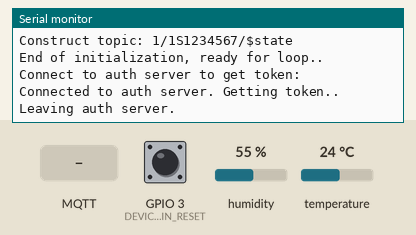
A sketch run on a simulated ESP8266 (NodeMCU). Parts: the last lines printed to the serial monitor. The inputs (shaded band) are chosen by the test bench; at power-on: GPIO 3 (DEVICE_PIN_RESET) HIGH, humidity 55 %, temperature 24 °C. Uploads are accepted with an empty reply; storage starts empty; no MQTT or app messages arrive unless stated. At 18.5 s the program restarts the board; the recording ends there.

Above: at 5.2 s.
5.3 s: MQTT message "true" arrives on the first subscribed topic
At 7.5 s:
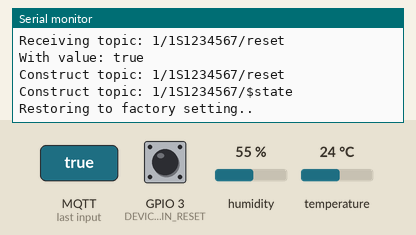
7.9 s: MQTT message "1" arrives on the first subscribed topic
At 11.3 s:
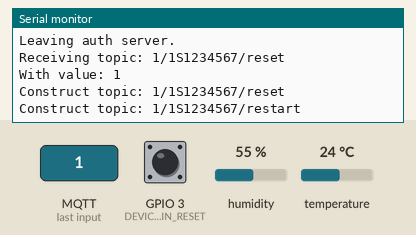
11.6 s: MQTT message "on" arrives on the first subscribed topic
At 12.58 s:
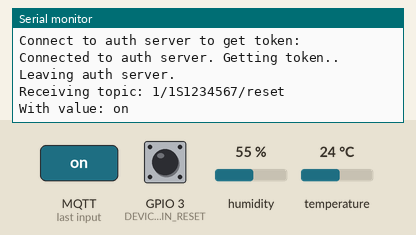
14.0 s: MQTT message "off" arrives on the first subscribed topic
At 14.98 s:
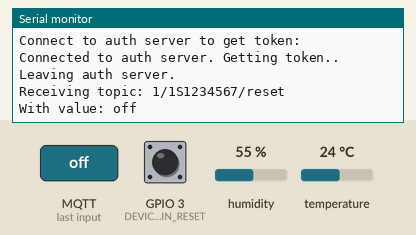
16.4 s: MQTT message "true" arrives on the second subscribed topic
At 18.2 s:
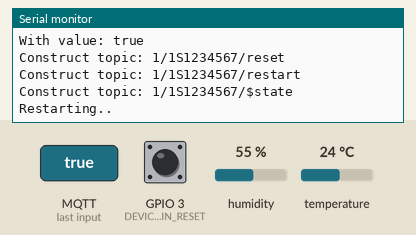

The sketch:

HumidityTemperature_DHT22_Single.ino
```cpp
/*
 *  DHT22 sensor example with ESP32:
 *
 *  1. Publish message every sensorDelayMS to "/sensor/temp" and "/sensor/humid" for temperature and humidity.
 *  2. Connect DHT22 data out to GPIO0.
 *  3. This example use Adafruit unified sensor library for DHT22 reading, hence you must install it first.
 *
 */
#include "M1128.h"
#include <Adafruit_Sensor.h>
#include <DHT.h>
#include <DHT_U.h>

#define DEBUG true
#define DEBUG_BAUD 9600

#define DEVELOPER_ROOT "1"
#define DEVELOPER_USER "dmI0OkvoFRLRzHu3J3tEWQbIXQwDeF9q"
#define DEVELOPER_PASS "dyUiAb1cjkS8FRrokTXxtY1s4DUmOJsa"

#define WIFI_DEFAULT_SSID "SmartDHT22"
#define WIFI_DEFAULT_PASS "abcd1234"

#define DEVICE_PIN_RESET 3
#define SEND_INTERVAL     60000     // send data to mqtt broker interval
#define DHTPIN            0         // Pin which is connected to the DHT sensor.
#define DHTTYPE           DHT22     // DHT 22 (AM2302)

HardwareSerial *SerialDEBUG = &Serial;
M1128 iot;

DHT_Unified dht(DHTPIN, DHTTYPE);
unsigned int sensorDelayMS = 0;
unsigned int sensorCurMillis = 0;
unsigned int sensorPrevMillis = 0;
char resultT[7]; // Buffer big enough for 6-character float
char resultH[7]; // Buffer big enough for 6-character float

void setup() {
  if (DEBUG) {
    //SerialDEBUG->begin(DEBUG_BAUD, SERIAL_8N1, SERIAL_TX_ONLY); // for ESP8266
    SerialDEBUG->begin(DEBUG_BAUD, SERIAL_8N1); // for ESP32
    while (!SerialDEBUG);
    SerialDEBUG->println(F("Initializing.."));
  }
  pinMode(DHTPIN,INPUT_PULLUP);
  pinMode(DEVICE_PIN_RESET, FUNCTION_3);
  iot.pinReset = DEVICE_PIN_RESET;
  iot.prod = true;
  iot.cleanSession = true;
  iot.setWill = true;
  iot.apConfigTimeout = 300000;
  iot.wifiConnectTimeout = 120000;
  iot.devConfig(DEVELOPER_ROOT,DEVELOPER_USER,DEVELOPER_PASS);
  iot.wifiConfig(WIFI_DEFAULT_SSID,WIFI_DEFAULT_PASS);

  iot.onReceive = callbackOnReceive;
  iot.onConnect = callbackOnConnect;
  iot.onReconnect = callbackOnReconnect;
  iot.onAPConfigTimeout = callbackOnAPConfigTimeout;
  iot.onWiFiConnectTimeout = callbackOnWiFiConnectTimeout;

  initSensors();
  iot.init(DEBUG?SerialDEBUG:NULL);
  delay(10);
}

void loop() {
  iot.loop();
  if (iot.isReady) {
    measureSensors();
    sendData();
  }
}

void initSensors() {
  // Print temperature sensor details.
  dht.begin();
  sensorPrevMillis = 0;
  sensor_t sensor;
  dht.temperature().getSensor(&sensor);
  SerialDEBUG->println(F("------------------------------------"));
  SerialDEBUG->println(F("Temperature"));
  SerialDEBUG->print  (F("Sensor:       ")); SerialDEBUG->println(sensor.name);
  SerialDEBUG->print  (F("Driver Ver:   ")); SerialDEBUG->println(sensor.version);
  SerialDEBUG->print  (F("Unique ID:    ")); SerialDEBUG->println(sensor.sensor_id);
  SerialDEBUG->print  (F("Max Value:    ")); SerialDEBUG->print(sensor.max_value); SerialDEBUG->println(F("°C"));
  SerialDEBUG->print  (F("Min Value:    ")); SerialDEBUG->print(sensor.min_value); SerialDEBUG->println(F("°C"));
  SerialDEBUG->print  (F("Resolution:   ")); SerialDEBUG->print(sensor.resolution); SerialDEBUG->println(F("°C"));
  SerialDEBUG->println(F("------------------------------------"));
  // Print humidity sensor details.
  dht.humidity().getSensor(&sensor);
  SerialDEBUG->println(F("------------------------------------"));
  SerialDEBUG->println(F("Humidity"));
  SerialDEBUG->print  (F("Sensor:       ")); SerialDEBUG->println(sensor.name);
  SerialDEBUG->print  (F("Driver Ver:   ")); SerialDEBUG->println(sensor.version);
  SerialDEBUG->print  (F("Unique ID:    ")); SerialDEBUG->println(sensor.sensor_id);
  SerialDEBUG->print  (F("Max Value:    ")); SerialDEBUG->print(sensor.max_value); SerialDEBUG->println(F("%"));
  SerialDEBUG->print  (F("Min Value:    ")); SerialDEBUG->print(sensor.min_value); SerialDEBUG->println(F("%"));
  SerialDEBUG->print  (F("Resolution:   ")); SerialDEBUG->print(sensor.resolution); SerialDEBUG->println(F("%"));
  SerialDEBUG->println(F("------------------------------------"));
  // Set delay between sensor readings based on sensor details.
  sensorDelayMS = sensor.min_delay / 1000;
  //sensorDelayMS = 60000;
}

void measureSensors() {
  delay(sensorDelayMS);
  sensors_event_t event;
  // Get temperature event and print its value.
  dht.temperature().getEvent(&event);
  if (isnan(event.temperature)) {
    SerialDEBUG->println(F("Error reading temperature!"));
  }
  else {
    dtostrf(event.temperature, 4, 2, resultT);
    SerialDEBUG->print(F("Temperature: "));
    SerialDEBUG->print(resultT);
    SerialDEBUG->println(F("°C"));
  }
  // Get humidity event and print its value.
  dht.humidity().getEvent(&event);
  if (isnan(event.relative_humidity)) {
    SerialDEBUG->println(F("Error reading humidity!"));
  }
  else {
    dtostrf(event.relative_humidity, 4, 2, resultH);
    SerialDEBUG->print(F("Humidity: "));
    SerialDEBUG->print(resultH);
    SerialDEBUG->println(F("%"));
  }
}

void sendData() {
  sensorCurMillis = millis();
  int32_t tframe = sensorCurMillis - sensorPrevMillis;
  if (tframe > SEND_INTERVAL || tframe == 0 || sensorPrevMillis==0) {
    sensorPrevMillis = sensorCurMillis;
    if (iot.mqtt->connected()) {
      iot.mqtt->publish(iot.constructTopic("sensor/temp"), resultT, true);
      iot.mqtt->publish(iot.constructTopic("sensor/humid"), resultH, true);
    }
  }
}

void callbackOnReceive(char* topic, byte* payload, unsigned int length) {
  String strPayload;
  strPayload.reserve(length);
  for (uint32_t i = 0; i < length; i++) strPayload += (char)payload[i];

  if (DEBUG) {
    SerialDEBUG->print(F("Receiving topic: "));
    SerialDEBUG->println(topic);
    SerialDEBUG->print(F("With value: "));
    SerialDEBUG->println(strPayload);
  }
  if (strcmp(topic,iot.constructTopic("reset"))==0 && strPayload=="true") iot.reset();
  else if (strcmp(topic,iot.constructTopic("restart"))==0 && strPayload=="true") iot.restart();
}

void callbackOnConnect() {
  initPublish();
  initSubscribe();
}

void callbackOnReconnect() {
  initSubscribe();
}

void callbackOnAPConfigTimeout() {
  iot.restart();
}

void callbackOnWiFiConnectTimeout() {
  iot.restart();
  //ESP.deepSleep(300000000); // sleep for 5 minutes
}

void publishState(const char* state) {
  if (iot.mqtt->connected()) iot.mqtt->publish(iot.constructTopic("$state"), state, true);
}

void initPublish() {
  if (iot.mqtt->connected()) {
    iot.mqtt->publish(iot.constructTopic("$state"), "init", false);
    iot.mqtt->publish(iot.constructTopic("$sammy"), "1.0.0", false);
    iot.mqtt->publish(iot.constructTopic("$name"), "Smart DHT22", false);
    iot.mqtt->publish(iot.constructTopic("$model"), "SAM-DHT22", false);
    iot.mqtt->publish(iot.constructTopic("$mac"), WiFi.macAddress().c_str(), false);
    iot.mqtt->publish(iot.constructTopic("$localip"), WiFi.localIP().toString().c_str(), false);
    iot.mqtt->publish(iot.constructTopic("$fw/name"), "DHT22", false);
    iot.mqtt->publish(iot.constructTopic("$fw/version"), "1.00", false);
    iot.mqtt->publish(iot.constructTopic("$reset"), "true", false);
    iot.mqtt->publish(iot.constructTopic("$restart"), "true", false);
    iot.mqtt->publish(iot.constructTopic("$nodes"), "sensor", false);

  //define node "sensor"
    iot.mqtt->publish(iot.constructTopic("sensor/$name"), "Sensor", false);
    iot.mqtt->publish(iot.constructTopic("sensor/$type"), "Sensor-01", false);
    iot.mqtt->publish(iot.constructTopic("sensor/$properties"), "temp,humid", false);

    iot.mqtt->publish(iot.constructTopic("sensor/temp/$name"), "Temperature", false);
    iot.mqtt->publish(iot.constructTopic("sensor/temp/$settable"), "false", false);
    iot.mqtt->publish(iot.constructTopic("sensor/temp/$retained"), "true", false);
    iot.mqtt->publish(iot.constructTopic("sensor/temp/$datatype"), "float", false);
    iot.mqtt->publish(iot.constructTopic("sensor/temp/$unit"), "°C", false);
    iot.mqtt->publish(iot.constructTopic("sensor/temp/$format"), "-40:125", false);

    iot.mqtt->publish(iot.constructTopic("sensor/humid/$name"), "Humidity", false);
    iot.mqtt->publish(iot.constructTopic("sensor/humid/$settable"), "false", false);
    iot.mqtt->publish(iot.constructTopic("sensor/humid/$retained"), "true", false);
    iot.mqtt->publish(iot.constructTopic("sensor/humid/$datatype"), "float", false);
    iot.mqtt->publish(iot.constructTopic("sensor/humid/$unit"), "%", false);
    iot.mqtt->publish(iot.constructTopic("sensor/humid/$format"), "0:100", false);
  }
}

void initSubscribe() {
  if (iot.mqtt->connected()) {
    iot.mqtt->subscribe(iot.constructTopic("reset"),1);
    iot.mqtt->subscribe(iot.constructTopic("restart"),1);
  }
  publishState("ready");
}
```

Measured:
- after the input at 5.3 s, the serial monitor: prints a new line after 1.5 s (image 1)
- after the input at 7.9 s, the serial monitor: prints a new line after 2.3 s (image 2)
- after the input at 11.6 s, the serial monitor: prints a new line after 0.97 s (image 3)
- after the input at 14.0 s, the serial monitor: prints a new line after 0.98 s (image 4)
- after the input at 16.4 s, the serial monitor: prints a new line after 0.99 s (image 5)
